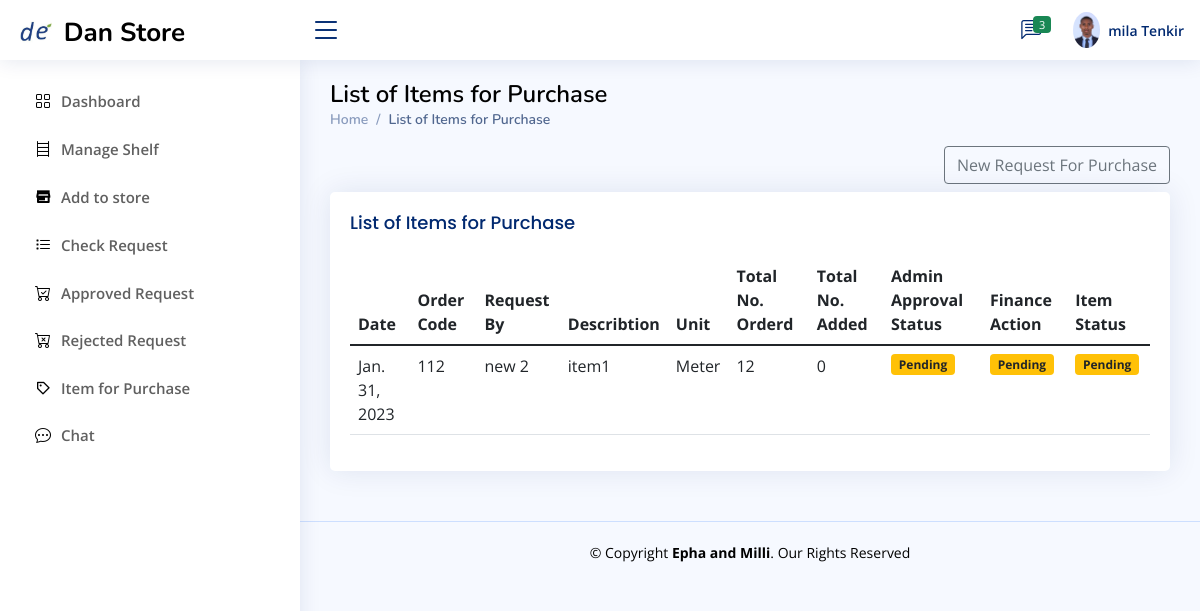
The app's page /Store_Manager/list_for_purchase/ (signed in), older data.
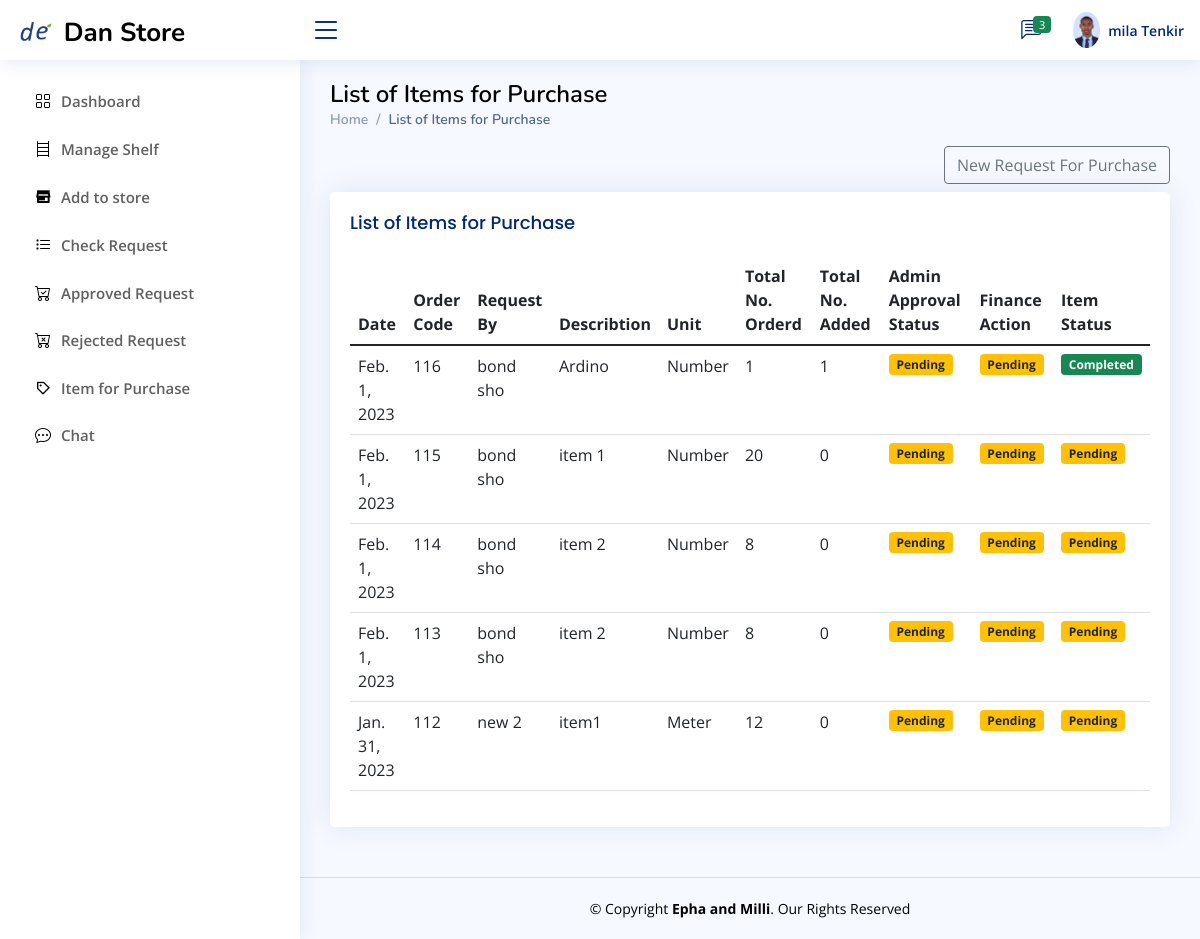
The same page, newer data.
### Store_manager/models.py (models this page shows, shortened)
class employ(models.Model):
    user=models.ForeignKey(User,null=True,blank=True,on_delete=models.CASCADE)
    role= models.CharField(max_length=200,null=True,blank=True)
    profile_pic=models.ImageField(null=True,blank=True, upload_to='Profile/')
    Full_Name=models.CharField(max_length=300, null=True)
    gender = models.CharField(max_length=20,null=True,blank=True)
    phone1 = models.CharField(max_length=200, null=True)
    phone2 = models.CharField(max_length=200, null=True)
    facebook = models.CharField(max_length=200, null=True,blank=True)
    telegram = models.CharField(max_length=200, null=True,blank=True)
    instagram = models.CharField(max_length=200, null=True,blank=True)
    about = models.TextField(max_length=500, null=True)
    address = models.CharField(max_length=200, null=True)
    inDepartment = models.CharField(max_length=300,null=True)
    date_created = models.DateTimeField(auto_now_add=True, null=True)
    Thechnologist =models.BooleanField(blank=True,null=True,default=False)
    accessStore=models.ForeignKey(allStore,null=True,blank=True,on_delete=models.CASCADE)
    Titel = models.CharField(max_length=20,null=True,blank=True)
    Filed_Study = models.CharField(max_length=20,null=True,blank=True)
    Collage = models.CharField(max_length=20,null=True,blank=True)
    grade=models.CharField(max_length=20,null=True,blank=True)
    Year_Graguation = models.DateField(null=True,blank=True)
    Document=models.FileField(null=True,blank=True,upload_to="File/Document")

class form2permanent(models.Model):
    Admin_Appruval_status=(
        ('Pending','Pending'),
        ('Approved','Approved'),
        ('Reject','Reject'),
    )
    Finance_Action_status=(
         ('Pending','Pending'),
        ('Completed','Completed'),
    )
    status=(
        ('Pending','Pending'),
        ('Completed','Completed'),
    )
    form1per=models.ForeignKey(form1permanent,null=True,blank=True, on_delete=models.CASCADE)
    Description=models.CharField(max_length=100,null=True,blank=True)
    unit=models.CharField(max_length=100,null=True,blank=True)
    req_qty=models.IntegerField(null=True,blank=True)
    add_qty=models.IntegerField(null=True,blank=True,default=0)
    Admin_Appruval=models.CharField(max_length=200,choices=Admin_Appruval_status,default='Pending')
    Finance_Action=models.CharField(max_length=200,choices=Finance_Action_status,default='Pending')
    Item_Status=models.CharField(max_length=200,choices=status,default='Pending')
    date=models.DateField(auto_now_add=True,null=True)
    Remark=models.CharField(max_length=100,null=True,blank=True)

class form1permanent(models.Model):
    date=models.DateField(auto_now_add=True,null=True)
    Request_by=models.CharField(max_length=100,null=True,blank=True)
    Department=models.CharField(max_length=100,null=True,blank=True)
    checkd_by=models.CharField(max_length=100,null=True,blank=True)
    Approved_by=models.CharField(max_length=100,null=True,blank=True)

### Store_manager/views.py (the view, shortened to what this page needs)
# urls.py: path('list_for_purchase/',views.list_for_purchase,name="list_for_purchase"),
def list_for_purchase(request):
    user_id=(request.user.id)
    user=User.objects.get(id=user_id)
    re_emp=employ.objects.get(user=user)
    all_list_item=form2permanent.objects.all().order_by('-id')
    context={
        're_emp':re_emp,
        'all_list_item':all_list_item,
    }
    all_form= form1temp.objects.all()
    return render(request,'Store_manager/for_purchase/purchase_list.html',context)

### Templates/Store_manager/for_purchase/purchase_list.html (shortened to what this page needs)
{% extends 'Store_manager/S_base.html'  %}
{% block store %}
<main id="main" class="main">
    <div class="pagetitle">
      <h1 style="color: black">List of Items for Purchase</h1>
      <nav>
        <ol class="breadcrumb">
          <li class="breadcrumb-item"><a href="{% url 'store-dashboard' %}">Home</a></li>
          <li class="breadcrumb-item active">List of Items for Purchase</li>
        </ol>
      </nav>
    </div>
    <section class="section">
        <div class="row">
          <div class="col-lg-12">
            <div class="row pb-2">
              <div class="col-lg-12  text-end">
                <div class="btn-group " role="group" aria-label="Basic example">
                  <a href="{% url 'purchase' %}" class="btn btn-outline-secondary">New Request For Purchase</a>
                </div>
              </div>
            </div>
            <div class="row">
              <div class="col-lg-12">
                <div class="card recent-sales overflow-auto">
                  <div class="card-body">
                    <h5 class="card-title">List of Items for Purchase</h5>
                    <table class="table datatable">
                      <thead>
                        <tr>
                          <th scope="col">Date</th>
                          <th scope="col">Order Code</th>
                          <th scope="col">Request By</th>
                          <th scope="col">Describtion</th>
                          <th scope="col">Unit</th>
                          <th scope="col">Total No. Orderd</th>
                          <th scope="col">Total No. Added</th>
                          <th scope="col">Admin Approval Status</th>
                          <th scope="col">Finance Action</th>
                          <th scope="col">Item Status</th>
                        </tr>
                      </thead>
                      <tbody>
                        {% for item in all_list_item %}
                        <tr>
                          <td>{{item.date}}</td>
                          <td>{{item.id}}</td>
                          <td>{{item.form1per.Request_by}}</td>
                          <td>{{item.Description}}</td>
                          <td>{{item.unit}}</td>
                          <td>{{item.req_qty}}</td>
                          <td>{{item.add_qty}}</td>
                           {% if item.Admin_Appruval == 'Pending' %}
                           <td><span class="badge bg-warning text-dark">{{item.Admin_Appruval}}</span></td>
                           {% elif item.Admin_Appruval == 'Approved' %}
                           <td><span class="badge bg-success text-dark">{{item.Admin_Appruval}}</span></td>
                           {% elif item.Admin_Appruval == 'Reject' %}
                           <td><span class="badge bg-danger text-dark">Rejected</span></td>
                           {% endif %}
                          {% if item.Finance_Action == 'Pending' %}
                          <td><span class="badge bg-warning text-dark">{{item.Finance_Action}}</span></td>
                          {% elif item.Finance_Action == 'Completed' %}
                          <td><span class="badge bg-success">{{item.Finance_Action}}</span></td>
                          {% endif %}
                          {% if item.Item_Status == 'Pending' %}
                          <td><span class="badge bg-warning text-dark">{{item.Item_Status}}</span></td>
                          {% elif item.Item_Status == 'Completed' %}
                          <td><span class="badge bg-success">{{item.Item_Status}}</span></td>
                          {% endif %}
                        </tr>
                       {% endfor %}
                      </tbody>
                    </table>
                  </div>
                </div>
                </div>
                </div>
         </div>
         </div>
    </section>
  </main>
{% endblock %}

### Templates/Store_manager/S_base.html (shortened to what this page needs)
{% extends 'base.html' %} {% load static %} {% block content %}
<header id="header" class="header fixed-top d-flex align-items-center">
  <div class="d-flex align-items-center justify-content-right">
    <a href="index.html" class="logo d-flex align-items-center">
      <img src="{% static '/assets/img/newfile.png' %}" alt="" />
      <span
        class="d-none d-lg-block"
        style="color: black; margin-top: 5px; padding-left: 5px"
        >Dan Store</span
      >
    </a>
    <i class="bi bi-list toggle-sidebar-btn" style="margin-right: 10px"></i>
  </div>
  <nav class="header-nav ms-auto">
    <ul class="d-flex align-items-center">
      <li class="nav-item dropdown">
        <a class="nav-link nav-icon" href="#" data-bs-toggle="dropdown">
          <i class="bi bi-chat-left-text"></i>
          <span class="badge bg-success badge-number">3</span> </a
        >
      </li>
      <li class="nav-item dropdown pe-3">
        <a
          class="nav-link nav-profile d-flex align-items-center pe-0"
          href="#"
          data-bs-toggle="dropdown"
        >
          {% if re_emp.profile_pic %}
          <img
            src="{{re_emp.profile_pic.url}}"
            alt="Profile"
            class="rounded-circle"
          />
         {% endif %}
          <span class="d-none d-md-block ps-2"
            >{{user.first_name}} {{user.last_name}}</span
          > </a
        >
      </li>
    </ul>
  </nav>
</header>
<aside id="sidebar" class="sidebar">
  <ul class="sidebar-nav" id="sidebar-nav">
    <li class="nav-item">
      <a class="nav-link collapsed active" href="{% url 'store-dashboard' %}">
        <i class="bi bi-grid" style="color: black"></i>
        <span style="color: rgb(96, 96, 96)">Dashboard</span>
      </a>
    </li>
    <li class="nav-item">
      <a class="nav-link collapsed active" href="{% url 'manage-catagory' %}">
        <i class="bi bi-bookshelf" style="color: black"></i>
        <span style="color: rgb(96, 96, 96)">Manage Shelf</span>
      </a>
    </li>
    <li class="nav-item">
      <a class="nav-link collapsed active" href="{% url 'add-to-store' %}">
        <i class="ri ri-store-3-line" style="color: black"></i>
        <span style="color: rgb(96, 96, 96)"> Add to store</span>
      </a>
    </li>
    <li class="nav-item">
      <a class="nav-link collapsed active" href="{% url 'cheeck-request' %}">
        <i class="bi bi-list-task" style="color: black"></i>
        <span style="color: rgb(96, 96, 96)"> Check Request</span>
      </a>
    </li>
    <li class="nav-item">
      <a class="nav-link collapsed active" href="{% url 'aproved_request' %}">
        <i class="bi bi-cart-check" style="color: black"></i>
        <span style="color: rgb(96, 96, 96)">Approved Request</span>
      </a>
    </li>
<li class="nav-item">
      <a class="nav-link collapsed active" href="{% url 'rejected-request' %}">
        <i class="bi bi-cart-x" style="color: black"></i>
        <span style="color: rgb(96, 96, 96)">Rejected Request</span>
      </a>
    </li>
    <li class="nav-item">
      <a class="nav-link collapsed active" href="{% url 'list_for_purchase' %}">
        <i class="bx bx-purchase-tag" style="color: black"></i>
        <span style="color: rgb(96, 96, 96)"> Item for Purchase</span>
      </a>
    </li>
    <li class="nav-item">
      <a class="nav-link collapsed active" href="{% url 'chat' %}">
        <i class="bi bi-chat-dots" style="color: black"></i>
        <span style="color: rgb(96, 96, 96)"> Chat</span>
      </a>
    </li>
  </ul>
</aside>
{% block store %} {% endblock %}
{% endblock %}

### Templates/base.html (shortened to what this page needs)
{% load static %}
<!DOCTYPE HTML PUBLIC "-//W3C//DTD HTML 4.01 Transitional//EN" "http://www.w3.org/TR/html4/loose.dtd">
<html lang="en">
  <head>
    <link
      href="{% static 'assets/vendor/bootstrap/css/bootstrap.min.css' %}"
      rel="stylesheet"
    />
    <link
      href="{% static 'assets/vendor/bootstrap-icons/bootstrap-icons.css' %}"
      rel="stylesheet"
    />
    <link
      href="{% static 'assets/vendor/boxicons/css/boxicons.min.css' %}"
      rel="stylesheet"
    />
    <link
      href="{% static 'assets/vendor/quill/quill.snow.css' %}"
      rel="stylesheet"
    />
    <link
      href="{% static 'assets/vendor/quill/quill.bubble.css' %}"
      rel="stylesheet"
    />
    <link
      href="{% static 'assets/vendor/remixicon/remixicon.css' %}"
      rel="stylesheet"
    />
    <link
      href="{% static 'assets/vendor/simple-datatables/style.css' %}"
      rel="stylesheet"
    />
    <link href="{% static 'assets/css/style.css' %}" rel="stylesheet" />
  </head>
  <body>
    {% block content %}
    {% endblock %}
    {% block footer %}
    <footer id="footer" class="footer">
      <div class="copyright" style="color: black">
        &copy; Copyright <strong><span>Epha and Milli</span></strong
        >. Our Rights Reserved
      </div>
    </footer>
    {% endblock %}
  </body>
</html>

### static/assets/css/style.css (style rules this page uses)
:root { scroll-behavior: smooth; }
body { font-family: "Open Sans", sans-serif; background: #f6f9ff; color: #444444; }
a { color: #4154f1; text-decoration: none; }
h1, h2, h3, h4, h5, h6 { font-family: "Nunito", sans-serif; }
#main { margin-top: 60px; padding: 20px 30px; transition: all 0.3s; }
.pagetitle { margin-bottom: 10px; }
.pagetitle h1 { font-size: 24px; margin-bottom: 0; font-weight: 600; color: #012970; }
.card { margin-bottom: 30px; border: none; border-radius: 5px; box-shadow: 0px 0 30px rgba(1, 41, 112, 0.1); }
.card-title { padding: 20px 0 15px 0; font-size: 18px; font-weight: 500; color: #012970; font-family: "Poppins", sans-serif; }
.card-body { padding: 0 20px 20px 20px; }
.breadcrumb { font-size: 14px; font-family: "Nunito", sans-serif; color: #899bbd; font-weight: 600; }
.breadcrumb a { color: #899bbd; transition: 0.3s; }
.breadcrumb .breadcrumb-item::before { color: #899bbd; }
.breadcrumb .active { color: #51678f; font-weight: 600; }
.logo { line-height: 1; }
@media (min-width: 1200px) { .logo { width: 280px; } }
.logo img { max-height: 26px; margin-right: 6px; }
.logo span { font-size: 26px; font-weight: 700; color: #012970; font-family: "Nunito", sans-serif; }
.header { transition: all 0.5s; z-index: 997; height: 60px; box-shadow: 0px 2px 20px rgba(1, 41, 112, 0.1); background-color: #fff; padding-left: 20px; }
.header .toggle-sidebar-btn { font-size: 32px; padding-left: 10px; cursor: pointer; color: #012970; }
.header-nav ul { list-style: none; }
.header-nav > ul { margin: 0; padding: 0; }
.header-nav .nav-icon { font-size: 20px; color: #012970; }
.header-nav .nav-profile { color: #012970; }
.header-nav .nav-profile img { max-height: 36px; }
.header-nav .nav-profile span { font-size: 14px; font-weight: 600; }
.header-nav .badge-number { position: absolute; inset: 4px 6px auto auto; font-weight: normal; font-size: 11px; padding: 3px 6px; }
.sidebar { position: fixed; top: 60px; left: 0; bottom: 0; width: 300px; z-index: 996; transition: all 0.3s; padding: 20px; overflow-y: auto; scrollbar-width: thin; scrollbar-color: #aab7cf transparent; box-shadow: 0px 0px 20px rgba(1, 41, 112, 0.1); background-color: #fff; }
@media (min-width: 1200px) { #main, #footer { margin-left: 300px; } }
.sidebar-nav { padding: 0; margin: 0; list-style: none; }
.sidebar-nav li { padding: 0; margin: 0; list-style: none; }
.sidebar-nav .nav-item { margin-bottom: 5px; }
.sidebar-nav .nav-link { display: flex; align-items: center; font-size: 15px; font-weight: 600; color: #4154f1; transition: 0.3; background: #f6f9ff; padding: 10px 15px; border-radius: 4px; }
.sidebar-nav .nav-link i { font-size: 16px; margin-right: 10px; color: #4154f1; }
.sidebar-nav .nav-link.collapsed { color: #012970; background: #fff; }
.sidebar-nav .nav-link.collapsed i { color: #899bbd; }
.footer { padding: 20px 0; font-size: 14px; transition: all 0.3s; border-top: 1px solid #cddfff; }
.footer .copyright { text-align: center; color: #012970; }

Row changes from the older to the newer data that the page shows:
added form2permanent: date "Feb. 1, 2023", id "116", form1per.Request_by "bond sho", Description "Ardino", unit "Number", req_qty "1", add_qty "1", Admin_Appruval "Pending", Finance_Action "Pending", Item_Status "Completed"
added form2permanent: date "Feb. 1, 2023", id "115", form1per.Request_by "bond sho", Description "item 1", unit "Number", req_qty "20", add_qty "0", Admin_Appruval "Pending", Finance_Action "Pending", Item_Status "Pending"
added form2permanent: date "Feb. 1, 2023", id "114", form1per.Request_by "bond sho", Description "item 2", unit "Number", req_qty "8", add_qty "0", Admin_Appruval "Pending", Finance_Action "Pending", Item_Status "Pending"
added form2permanent: date "Feb. 1, 2023", id "113", form1per.Request_by "bond sho", Description "item 2", unit "Number", req_qty "8", add_qty "0", Admin_Appruval "Pending", Finance_Action "Pending", Item_Status "Pending"
